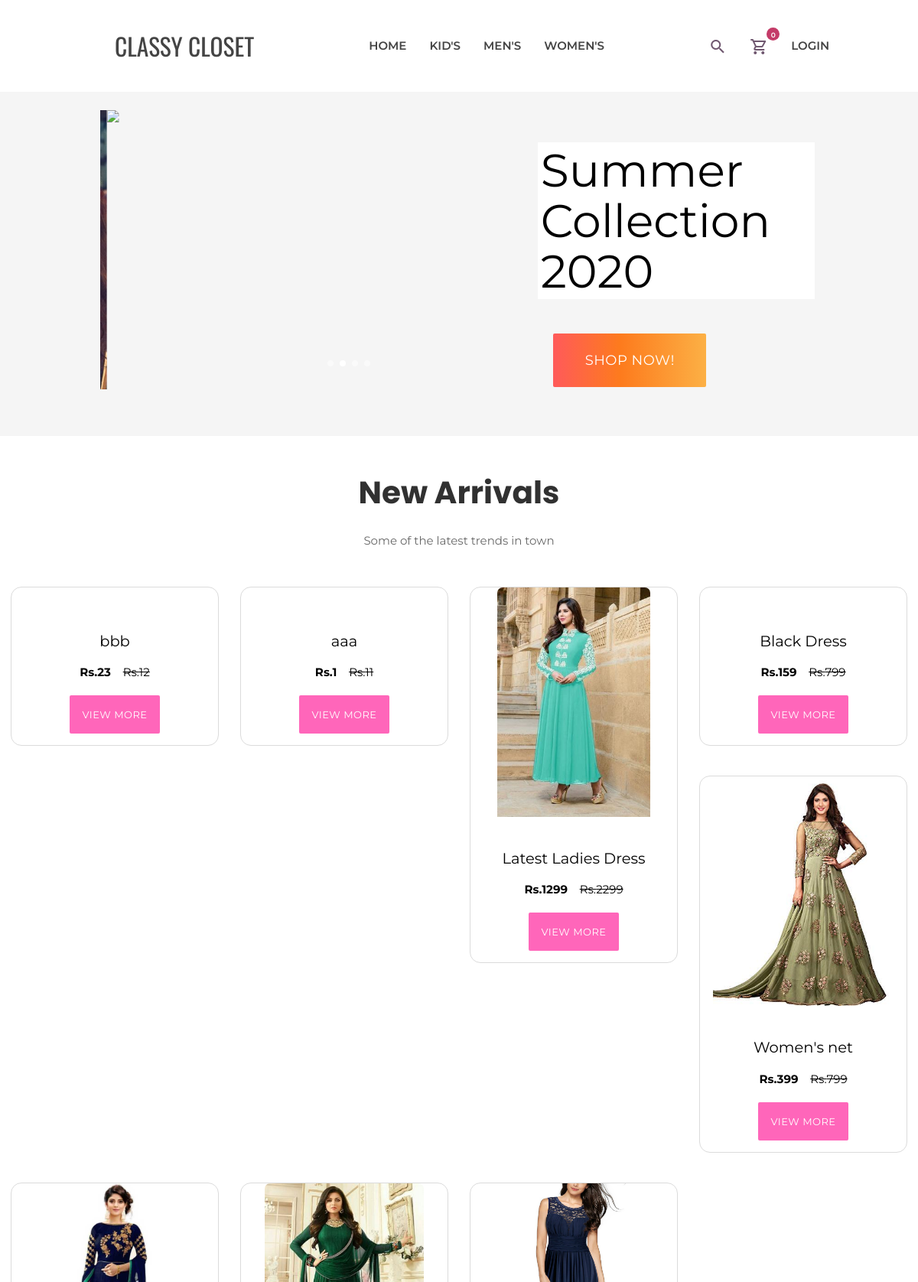
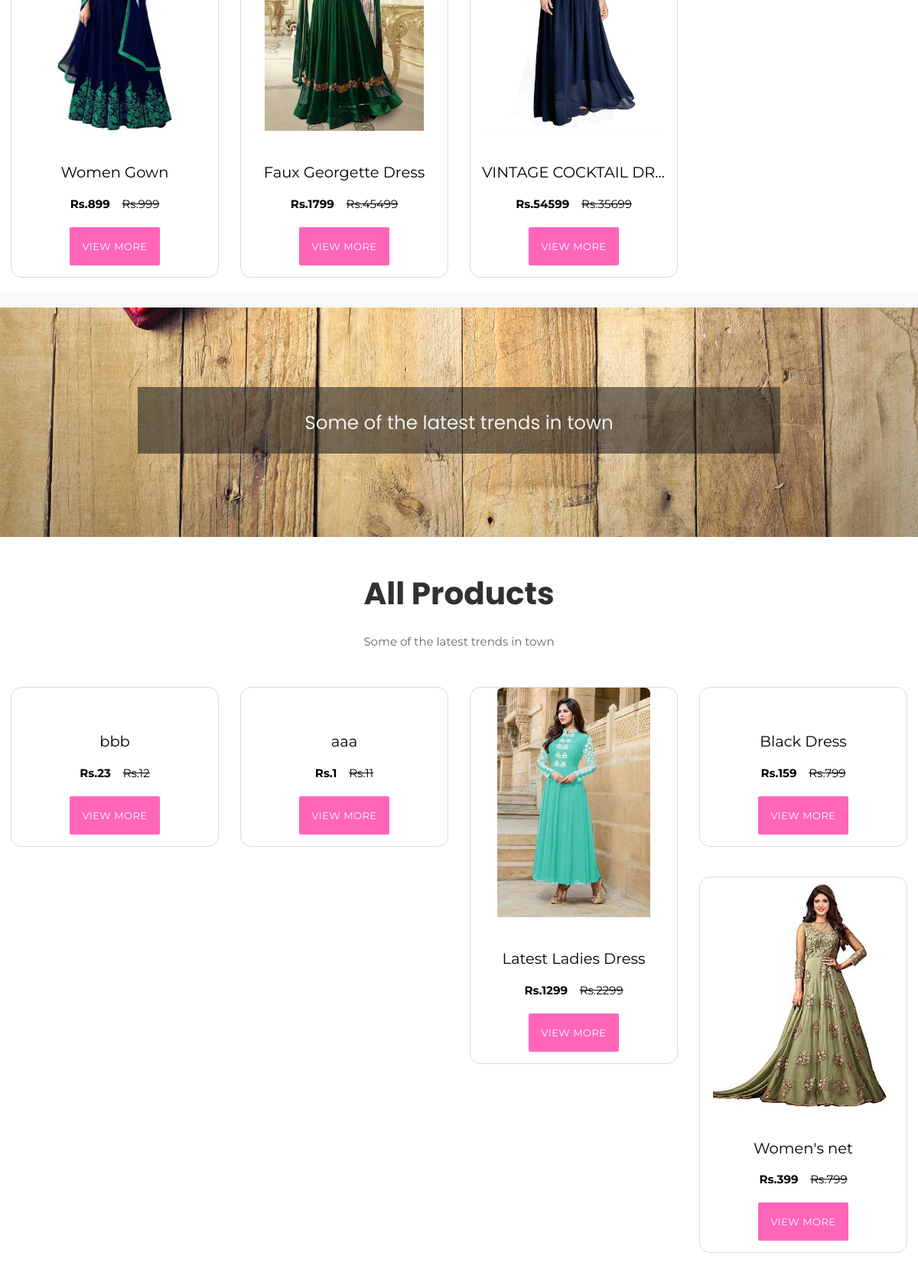
The page / (upper part) on the database its author committed (2 pictures, top to bottom).
### tables this page shows
CREATE TABLE `super_category` (
  `id` int(11) NOT NULL,
  `super_category` varchar(255) NOT NULL,
  `status` tinyint(4) NOT NULL
);

CREATE TABLE `product` (
  `id` int(11) NOT NULL,
  `categories_id` int(11) NOT NULL,
  `name` varchar(255) NOT NULL,
  `mrp` float NOT NULL,
  `price` float NOT NULL,
  `qty` int(11) NOT NULL,
  `image` varchar(255) NOT NULL,
  `short_desc` varchar(2000) NOT NULL,
  `description` text NOT NULL,
  `meta_title` varchar(2000) NOT NULL,
  `meta_desc` varchar(2000) NOT NULL,
  `meta_keyword` varchar(2000) NOT NULL,
  `added_by` int(11) NOT NULL,
  `status` tinyint(4) NOT NULL
);

### includes/add_to_cart.inc.php (called while the page is built, shortened)
<?php
class add_to_cart
{
    function totalProduct()
    {
        if (isset($_SESSION['cart'])) {
            return count($_SESSION['cart']);
        } else {
            return 0;
        }
    }
}

### includes/function.inc.php (called while the page is built, shortened)
<?php
function get_product($con, $limit = '', $cat_id = '', $product_id = '')
{
    $data = array();
    $sql = "SELECT product.*,categories.categories FROM product,categories WHERE product.status=1";
    $sql .= " AND product.categories_id=categories.id";
    $sql .= " ORDER BY product.id DESC";
    if ($limit != '') {
        $sql .= " LIMIT $limit";
    }
    $res = mysqli_query($con, $sql);
    while ($row = mysqli_fetch_assoc($res)) {
        $data[] = $row;
    }
    return $data;
}

### index.php (the view, shortened to what this page needs)
<?php require('includes/header.inc.php'); ?>
<div class="slider-container">
    <div class="row">
        <div class="col s12 m7 offset-m1">
            <div class="carousel carousel-slider">
                <a class="carousel-item" href="#one!"><img src="media/slider/1.jpg"></a>
                <a class="carousel-item" href="#two!"><img src="media/slider/2.jpg"></a>
            </div>
        </div>
        <div class="col s12 m4">
            <div class="text-translate">
                <div>
                    <h1 class="slider-title">Summer Collection 2020</h1>
                </div>
                <a id="banner_button" class="waves-effect waves-light btn-large  btn-flat">Shop Now!</a>
            </div>
        </div>
    </div>
</div>
<div id="new_arrivals">
    <div class="title center">
        <h1>New Arrivals</h1>
        <p>Some of the latest trends in town</p>
    </div>
    <div class="">
        <div class="row center">
            <?php
            $get_product = get_product($con, '8', '', '');
            foreach ($get_product as $list) {
            ?>
                <div class="col s6 m4 l3">
                    <a href="product.php?id=<?php echo $list['id'] ?>" class="black-text">
                        <div class="dress-card box_shadow">
                            <div class="dress-card-head">
                                <img class="dress-card-img-top" src="<?php echo "media/product/" . $list['image'] ?>" alt="">
                            </div>
                            <div class="dress-card-body">
                                <h4 class="dress-card-title"> <?php echo $list['name'] ?></h4>
                                <p class="dress-card-para">
                                    <span class="dress-card-price">Rs.<?php echo $list['price'] ?> &ensp;</span>
                                    <span class="dress-card-crossed">Rs.<?php echo $list['mrp'] ?></span>
                                </p>
                                <a id="product_button" class="waves-effect waves-light btn-small  btn-flat" href="product.php?id=<?php echo $list['id'] ?>">View
                                    More</a>
                            </div>
                        </div>
                    </a>
                </div>
            <?php
            }
            ?>
        </div>
    </div>
</div>
<div class="parallax-container valign-wrapper">
    <div class="section no-pad-bot">
        <div class="container">
            <div class="row center breadcrumb_wrapper">
                <h5 class="header col s12">Some of the latest trends in town
                </h5>
            </div>
        </div>
    </div>
    <div class="parallax"><img src="media/parallax/2.jpg" alt="Unsplashed background img 2"></div>
</div>
<div id="new_arrivals">
    <div class="title center">
        <h1>All Products</h1>
        <p>Some of the latest trends in town</p>
    </div>
    <div class="row center">
        <?php
        $get_product = get_product($con, '', '', '');
        foreach ($get_product as $list) {
        ?>
            <div class="col s6 m4 l3">
                <a href="product.php?id=<?php echo $list['id'] ?>" class="black-text">
                    <div class="dress-card box_shadow">
                        <div class="dress-card-head">
                            <img class="dress-card-img-top" src="<?php echo "media/product/" . $list['image'] ?>" alt="">
                        </div>
                        <div class="dress-card-body">
                            <h4 class="dress-card-title"> <?php echo $list['name'] ?></h4>
                            <p class="dress-card-para">
                                <span class="dress-card-price">Rs.<?php echo $list['price'] ?> &ensp;</span>
                                <span class="dress-card-crossed">Rs.<?php echo $list['mrp'] ?></span>
                            </p>
                            <a id="product_button" class="waves-effect waves-light btn-small  btn-flat" href="product.php?id=<?php echo $list['id'] ?>">View
                                More</a>
                        </div>
                    </div>
                </a>
            </div>
        <?php
        }
        ?>
    </div>
</div>
<?php require('includes/footer.inc.php'); ?>

### includes/header.inc.php (shortened to what this page needs)
<?php
require('connection.inc.php');
require('function.inc.php');
require('add_to_cart.inc.php');
$super_cat_res = mysqli_query($con, "SELECT * FROM super_category WHERE status=1 ORDER BY super_category ASC");
$super_cat_arr = array();
while ($row = mysqli_fetch_assoc($super_cat_res)) {
    $super_cat_arr[] = $row;
}
$obj = new add_to_cart();
$totalProduct = $obj->totalProduct();
?>
<!DOCTYPE html>
<html lang="en">
<head>
    <link rel="stylesheet" href="https://cdnjs.cloudflare.com/ajax/libs/font-awesome/4.7.0/css/font-awesome.min.css">
    <link href="css/materialize.css" type="text/css" rel="stylesheet" media="screen,projection" />
    <link href="css/style.css" type="text/css" rel="stylesheet" media="screen,projection" />
</head>
<body>
    <div class="">
        <nav class="white z-depth-0" role="navigation">
            <div class="row">
                <div class="col s12 m3 center">
                    <a id="logo-container" class="brand-logo" href="index.php">CLASSY CLOSET</a>
                </div>
                <div class="col s12 m6 push-custom">
                    <ul class="hide-on-med-and-down nav-ul">
                        <li><a href="index.php">Home</a></li>
                        <?php
                        foreach ($super_cat_arr as $list) {
                        ?>
                            <li><a href="categories.php?id=<?php echo $list['id'] ?>"><?php echo $list['super_category'] ?></a></li>
                        <?php
                        }
                        ?>
                    </ul>
                </div>
                <div class="col s12 m3">
                    <ul class="hide-on-med-and-down nav-ul">
                        <li id="nav_cart"><a href="search.php"> <i class="material-icons-outlined">search</i></a> </li>
                        <li id="nav_cart">
                            <div class="htc__shopping__cart">
                                <a class="cart__menu" href="cart.php"><i class="material-icons-outlined">shopping_cart</i></a>
                                <a href="cart.php"><span class="htc__qua"><?php echo $totalProduct ?></span></a>
                            </div>
                        </li>
                        <li> <?php
                                if (isset($_SESSION['USER_LOGIN'])) {
                                    echo '<a href="logout.php">' . $_SESSION['USER_NAME'] . '&#9662;</a></li> <li><a href="my_order.php">Orders</a>';
                                } else {
                                    echo '<a href="login.php">Login</a>';
                                }
                                ?>
                        </li>
                    </ul>
                </div>
            </div>
        </nav>
    </div>

### includes/footer.inc.php (shortened to what this page needs)
</body>
</html>

### css/style.css (style rules this page uses)
nav ul a, nav .brand-logo { color: #444; }
p { line-height: 2rem; }
.parallax-container { min-height: 300px; line-height: 0; height: auto; color: rgba(255, 255, 255, 0.9); }
.parallax-container .section { width: 100%; }
body { font-family: "Montserrat", sans-serif; color: #000; background-color: rgb(248, 248, 248); }
nav { height: 15vh !important; line-height: 15vh; overflow: hidden; text-transform: uppercase; }
.nav-ul { font-weight: 600; }
.brand-logo { font-size: 2.1rem !important; font-family: "Oswald", sans-serif; }
.row .col.push-custom { left: 13% !important; }
nav ul li { position: relative; }
nav i, nav [class^="mdi-"], nav [class*="mdi-"], nav i.material-icons { display: unset; }
.material-icons-outlined { font-weight: 300; color: #442644c5; vertical-align: middle; display: inline; }
.slider-container { padding: 2%; background-color: rgb(245, 245, 245); }
.carousel.carousel-slider { max-height: 60vh !important; object-fit: cover; }
.text-translate { transform: translateX(-100px); }
.slider-title { font-size: 4em; background-color: rgb(255, 255, 255); padding: 1%; }
#banner_button.btn-large { width: 200px; transform: translateX(20px); height: 70px; line-height: 70px; font-size: larger; background: rgb(255, 90, 90); background: linear-gradient( 90deg, rgba(255, 90, 90, 1) 0%, rgba(253, 123, 29, 1) 44%, rgba(252, 176, 69, 1) 100% ); color: rgb(255, 255, 255); }
#new_arrivals { background-color: #fff; padding-top: 10px; }
#new_arrivals .title h1 { color: #313131; font-family: "Poppins", sans-serif; font-size: 2.7em !important; font-weight: 700; }
#new_arrivals .title p { color: #686868; font-size: 1em !important; font-weight: 400; padding-bottom: 10px; }
.dress-card { border: solid rgb(219, 219, 219) 1px; border-radius: 14px; margin: 7% 1% 7% 1%; }
.dress-card-img-top { width: auto; max-width: 100%; object-fit: cover; height: 45vw; border-radius: 7px 7px 0 0; }
@media only screen and (min-width: 601px) { .dress-card-img-top { height: 35vw; } }
@media only screen and (min-width: 993px) { .dress-card-img-top { height: 25vw; } }
.dress-card-body { padding: 1em; border-radius: 0 0 7px 7px; }
.dress-card-title { font-size: 1.3em; display: block; width: auto; overflow: hidden; white-space: nowrap; text-overflow: ellipsis; }
.dress-card-crossed { text-decoration: line-through; }
.dress-card-price { font-size: 1rem; font-weight: bold; }
.dress-card-para { font-size: 1rem; }
#product_button.btn-small { height: 50px; line-height: 50px; background-color: rgb(255, 102, 186); color: rgb(255, 255, 255); }
.btn-large { margin: 20px; margin-left: 0; background-color: rgb(255, 255, 255); color: rgb(36, 36, 36); }
.breadcrumb_wrapper { font-family: Poppins, sans-serif; z-index: -1; padding-top: 2%; padding-bottom: 2%; background-color: rgba(29, 29, 29, 0.562); }
span.htc__qua { background: #c43b68; border-radius: 100%; color: #fff; font-size: 9px; height: 17px; line-height: 19px; position: absolute; right: 0; text-align: center; top: 30%; width: 17px; }

### rows shown on the page
super_category: super_category "KID'S"
super_category: super_category "MEN'S"
super_category: super_category "WOMEN'S"
product: name "bbb", price "23", mrp "12"
product: name "aaa", price "1", mrp "11"
product: image (picture), name "Latest Ladies Dress", price "1299", mrp "2299"
product: name "Black Dress", price "159", mrp "799"
product: image (picture), name "Women's net", price "399", mrp "799"
product: image (picture), name "Women Gown", price "899", mrp "999"
product: image (picture), name "Faux Georgette Dress", price "1799", mrp "45499"
product: image (picture), name "VINTAGE COCKTAIL DR…", price "54599", mrp "35699"

### other values the page prints
$totalProduct "0"
